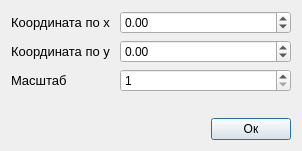
<?xml version="1.0" encoding="UTF-8"?>
<ui version="4.0">
 <class>Dialog</class>
 <widget class="QDialog" name="Dialog">
  <property name="geometry">
   <rect>
    <x>0</x>
    <y>0</y>
    <width>302</width>
    <height>148</height>
   </rect>
  </property>
  <property name="windowTitle">
   <string>Dialog</string>
  </property>
  <layout class="QGridLayout" name="gridLayout_2">
   <item row="2" column="1">
    <widget class="QPushButton" name="OkBtn">
     <property name="text">
      <string>Ок</string>
     </property>
    </widget>
   </item>
   <item row="2" column="0">
    <spacer name="horizontalSpacer">
     <property name="orientation">
      <enum>Qt::Horizontal</enum>
     </property>
     <property name="sizeHint" stdset="0">
      <size>
       <width>40</width>
       <height>20</height>
      </size>
     </property>
    </spacer>
   </item>
   <item row="0" column="0" colspan="2">
    <layout class="QFormLayout" name="formLayout">
     <item row="0" column="0">
      <widget class="QLabel" name="x_label">
       <property name="font">
        <font>
         <pointsize>10</pointsize>
        </font>
       </property>
       <property name="text">
        <string>Координата по x</string>
       </property>
      </widget>
     </item>
     <item row="1" column="0">
      <widget class="QLabel" name="y_label">
       <property name="font">
        <font>
         <pointsize>10</pointsize>
        </font>
       </property>
       <property name="text">
        <string>Координата по y </string>
       </property>
      </widget>
     </item>
     <item row="2" column="0">
      <widget class="QLabel" name="scale_label">
       <property name="font">
        <font>
         <pointsize>10</pointsize>
        </font>
       </property>
       <property name="text">
        <string>Масштаб</string>
       </property>
      </widget>
     </item>
     <item row="2" column="1">
      <widget class="QSpinBox" name="scaleSpinBox">
       <property name="minimum">
        <number>1</number>
       </property>
       <property name="maximum">
        <number>100</number>
       </property>
      </widget>
     </item>
     <item row="1" column="1">
      <widget class="QDoubleSpinBox" name="ySpinBox">
       <property name="minimum">
        <double>-90.000000000000000</double>
       </property>
       <property name="maximum">
        <double>90.000000000000000</double>
       </property>
      </widget>
     </item>
     <item row="0" column="1">
      <widget class="QDoubleSpinBox" name="xSpinBox">
       <property name="minimum">
        <double>-180.000000000000000</double>
       </property>
       <property name="maximum">
        <double>180.000000000000000</double>
       </property>
      </widget>
     </item>
    </layout>
   </item>
   <item row="1" column="0" colspan="2">
    <widget class="QLabel" name="label_4">
     <property name="text">
      <string/>
     </property>
    </widget>
   </item>
  </layout>
 </widget>
 <resources/>
 <connections/>
</ui>
